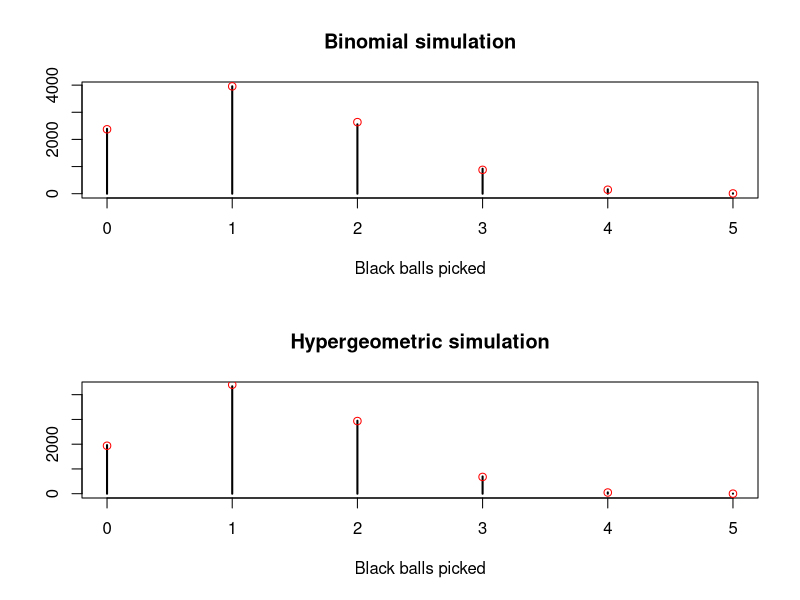

Source code (R):
# SIMULATION WITH REPLACEMENT - BINOMIAL
balls <- c(0, 0, 0, 0, 0, 0, 0, 0, 0, 0, 0, 0, 0, 0, 0, 1, 1, 1, 1, 1)
black_balls_r <- 0
for (i in 0:10000)
{
  black_balls_r[i] <- sum(sample(balls, 5, replace=T))
}

# SIMULATION WITHOUT REPLACEMENT - HYPERGEOMETRIC
balls <- c(0, 0, 0, 0, 0, 0, 0, 0, 0, 0, 0, 0, 0, 0, 0, 1, 1, 1, 1, 1)
black_balls_nor <- 0
for (i in 0:10000)
{
  black_balls_nor[i] <- sum(sample(balls, 5, replace=F))
}

par(mfrow=c(2, 1))

# WITH REPLACEMENT
plot(table(black_balls_r), main="Binomial simulation", xlab="Black balls picked", ylab="")

# TRUE BINOMIAL DISTRIBUTION
x <- 0:5
points(x, dbinom(x, 5, 0.25)*10000, col="red")

# WITHOUT REPLACEMENT
plot(table(black_balls_nor), main="Hypergeometric simulation", xlab="Black balls picked", ylab="")

# TRUE HYPERGEOMETRIC DISTRIBUTION
x <- 0:5
points(x, dhyper(x, 5, 15, 5)*10000, col="red")
